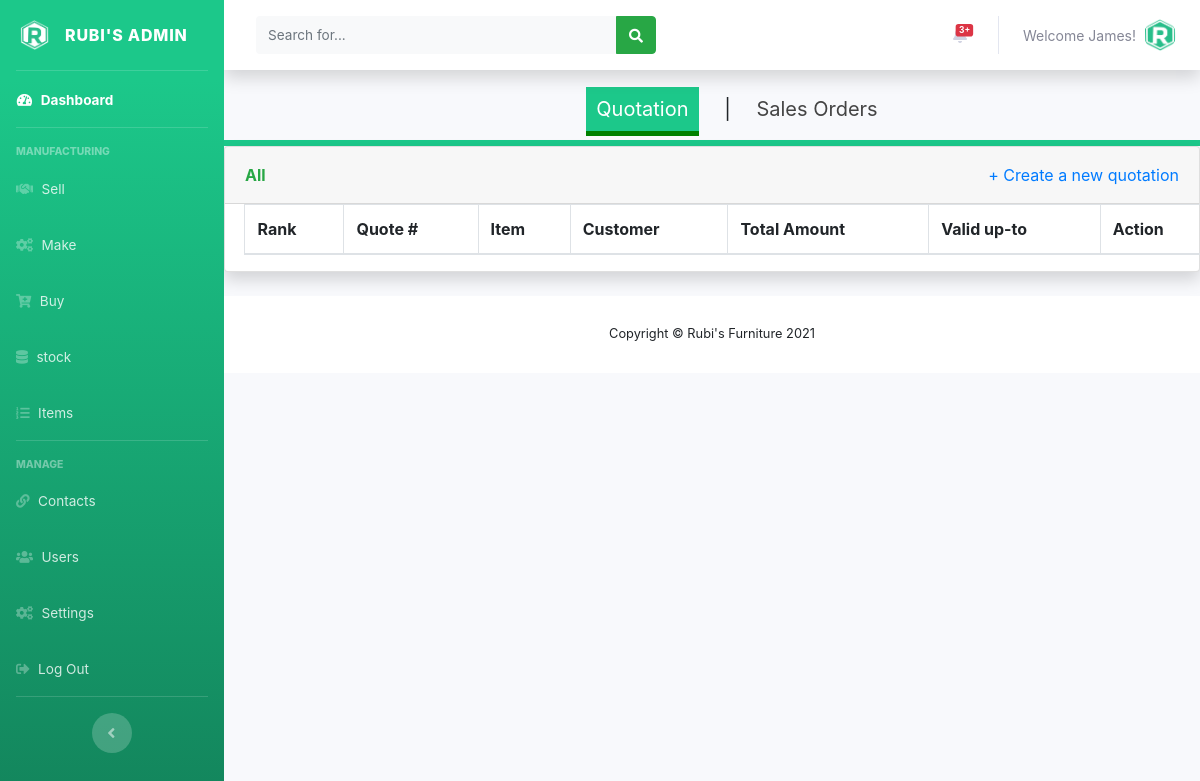
Before: /admin/sellsquote.php (signed in) with the older database file.
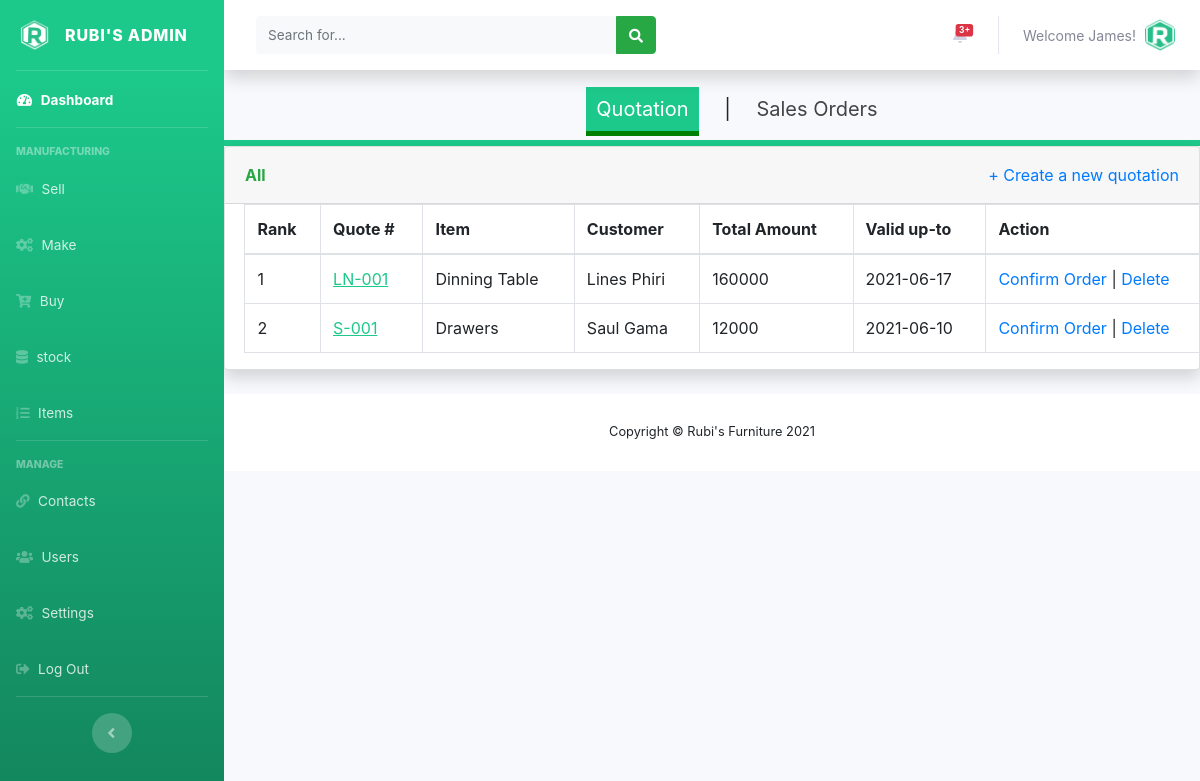
After: the same page with the newer database file.
### tables this page shows
CREATE TABLE IF NOT EXISTS `users` (
  `user_id` int(11) NOT NULL AUTO_INCREMENT,
  `full_name` varchar(150) NOT NULL,
  `user_name` varchar(120) NOT NULL,
  `user_password` varchar(250) NOT NULL,
  `email` varchar(120) NOT NULL,
  `role` int(10) NOT NULL,
  `date_created` timestamp NOT NULL DEFAULT CURRENT_TIMESTAMP,
  PRIMARY KEY (`user_id`),
  KEY `role` (`role`)
);

CREATE TABLE IF NOT EXISTS `tbl_sales_orders` (
  `id` int(11) NOT NULL AUTO_INCREMENT,
  `order_number` varchar(150) NOT NULL,
  `item` int(11) NOT NULL,
  `customer_name` varchar(150) NOT NULL,
  `total_amount` int(11) NOT NULL,
  `delivery_deadline` varchar(150) NOT NULL,
  `order_status` int(11) NOT NULL DEFAULT '0',
  PRIMARY KEY (`id`)
);

CREATE TABLE IF NOT EXISTS `tbl_items` (
  `id` int(11) NOT NULL AUTO_INCREMENT,
  `item_name` varchar(150) NOT NULL,
  `variant_code` varchar(150) NOT NULL,
  `category` int(11) NOT NULL DEFAULT '0',
  `default_supplier` int(11) NOT NULL DEFAULT '1',
  `default_sales_price` int(11) NOT NULL,
  `cost` float NOT NULL,
  `prod_time` varchar(150) NOT NULL,
  `date_created` timestamp NOT NULL DEFAULT CURRENT_TIMESTAMP,
  PRIMARY KEY (`id`)
);

### admin/sellsquote.php (the view, shortened to what this page needs)
<?php
include('../includes/config.php');
if(isset($_GET['del_id'])){
   $delete_id = intval($_GET['del_id']);
   $sql = "DELETE FROM `tbl_sales_orders` WHERE id = :delete_id";
   $query = $dbconn -> prepare($sql);
   $query->bindParam(':delete_id',$delete_id, PDO::PARAM_INT);
   $query->execute();
   $count =$query->rowCount();
   if($count > 0){
     echo ("<script>alert('quotation deleted successfully')</script>");
    echo ('<script>window.location.href = "sellsquote.php";</script>');
  }
   else{
       echo ("<script>alert('something went wrong')</script>");
   }
}
else{
  include('includes/header.php');
  include('includes/navbar.php');
  include('includes/topbar.php');
  ?>
  <div class="nav1">
    <ul>
      <li><a href="sellsquote.php" class="active1" style="color:#FFFFFF;  background: #1cc88a;">Quotation</a></li>
      <li>|</li>
      <li><a href="sellsorders.php">Sales Orders</a></li>
    </ul>
  </div>
  <div class="card shadow mb-4">
    <div class="card-header py-3">
      <div class="row mb-12">
        <div class="col mb-7 font-weight-bold text-success"
        <h6 class="m-0">All</h6>
      </div>
      <div align="right" class="col">
        <a href="createsellsquote.php">
          + Create a new quotation
        </a>
      </div>
    </div>
    </div>
    <div class="table-responsive">
      <?php
      $sql = "SELECT tbl_sales_orders.id, tbl_sales_orders.order_number, tbl_sales_orders.item, tbl_sales_orders.customer_name, tbl_sales_orders.total_amount, tbl_sales_orders.delivery_deadline, tbl_items.item_name FROM tbl_sales_orders INNER JOIN tbl_items ON tbl_sales_orders.item = tbl_items.id";
      $querry=$dbconn->prepare($sql);
      $querry->execute();
      $rows = $querry->fetchAll(PDO::FETCH_OBJ);
      $count = $querry->rowCount();
      $cnt = 1;?>
      <table class="table table-bordered" id="dataTable" width="120%" cellspacing="0">
        <thead>
          <tr>
            <th>Rank</th>
            <th>Quote #</th>
            <th>Item</th>
            <th>Customer</th>
            <th>Total Amount</th>
            <th>Valid up-to</th>
            <th>Action</th>
          </tr>
        </thead>
        <tbody>
          <?php if($count > 0)
              {
                foreach($rows as $row) {
                  ?>
          <tr>
            <td><?php echo($cnt);?></td>
            <td><a href="#" class="prod" style="color: #1cc88a;"><?php echo htmlentities($row->order_number);?></a></td>
              <td><?php echo htmlentities($row->item_name);?></td>
            <td><?php echo htmlentities($row->customer_name);?></td>
            <td><?php echo htmlentities($row->total_amount);?></td>
            <td><?php echo htmlentities($row->delivery_deadline);?></td>
            <td><a href="sellsquote.php?quote_id=<?php echo $row->id ?>" onclick="return confirm('confirm quotation?')">Confirm Order</a> | <a href="sellsquote.php?del_id=<?php echo $row->id ?>"  onclick="return confirm('Delete quotation?')">Delete</a></td>
          </tr>
            <?php $cnt++;}}?>
        </tbody>
      </table>
    </div>
  </div>
  <?php
  include('includes/footer.php');
}?>

### admin/includes/topbar.php (shortened to what this page needs)
<div id="content-wrapper" class="d-flex flex-column">
  <div id="content">
    <nav class="navbar navbar-expand navbar-light bg-white topbar mb-4 static-top shadow">
      <form
      class="d-none d-sm-inline-block form-inline mr-auto ml-md-3 my-2 my-md-0 mw-100 navbar-search">
      <div class="input-group">
        <input type="text" class="form-control bg-light border-0 small" placeholder="Search for..."
        aria-label="Search" aria-describedby="basic-addon2">
        <div class="input-group-append">
          <button class="btn btn-success" type="button">
            <i class="fas fa-search fa-sm"></i>
          </button>
        </div>
      </div>
    </form>
    <ul class="navbar-nav ml-auto">
  <li class="nav-item dropdown no-arrow mx-1">
    <a class="nav-link dropdown-toggle" href="#" id="alertsDropdown" role="button"
    data-toggle="dropdown" aria-haspopup="true" aria-expanded="false">
    <span class="badge badge-danger badge-counter">3+</span>
  </a>
</li>
<li class="nav-item dropdown no-arrow">
  <a class="nav-link dropdown-toggle" href="#" id="userDropdown" role="button"
  data-toggle="dropdown" aria-haspopup="true" aria-expanded="false">
  <?php
  $staff_id = $_SESSION['user_id'];
  $sql = "SELECT user_name FROM users WHERE user_id = :staff_id";
  $querry=$dbconn->prepare($sql);
  $querry->bindParam(':staff_id', $staff_id, PDO::PARAM_INT);
  $querry->execute();
  $rows = $querry->fetchAll(PDO::FETCH_ASSOC);
  $count = $querry->rowCount();
  if($count > 0)
  {
    foreach($rows as $row) {?>
      <span class="mr-2 d-none d-lg-inline text-gray-600 small"><?php echo htmlentities('Welcome'."  ".$row['user_name'].'!') ?></span>
    <?php }
  }?>
  <img class="img-profile rounded-circle"
  src="../assets/img/logo/rubi_icon.png">
</a>
</li>
</ul>
</nav>

Changed rows visible on the page:
added tbl_sales_orders: order_number "LN-001", tbl_items.item_name "Dinning Table", customer_name "Lines Phiri", total_amount "160000", delivery_deadline "2021-06-17"
added tbl_sales_orders: order_number "S-001", tbl_items.item_name "Drawers", customer_name "Saul Gama", total_amount "12000", delivery_deadline "2021-06-10"
